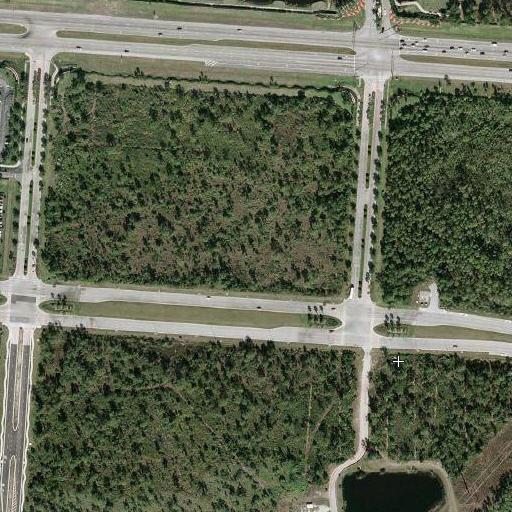
#> input picture dataset/img1.jpg, 512 x 512 px
$ python -i water.py   (imports and definitions only)
#> lines starting #> are read from the running program, lines starting #| are printed output that depends on the picture; after the words box and inside, x2 and y2 are one past the last pixel; in counts of white or black regions, pixels touching at a corner belong together
import numpy as np
import cv2
# [51 lines left out: functions watershed, sharpen, auto_canny, not called in this run]
def blobdetect(img):
	im = img
	inp=img
	#im = cv2.cvtColor(im,cv2.COLOR_BGR2GRAY)

		# Set up the detector with default parameters.
	#imgray = cv2.cvtColor(im,cv2.COLOR_BGR2GRAY)
	ret,thresh = cv2.threshold(im,100,255,0)
	contours, hier = cv2.findContours(thresh,cv2.RETR_TREE,cv2.CHAIN_APPROX_SIMPLE)
	img = cv2.drawContours(img, contours, -1, (0,255,0), 3)

	#cv2.imshow("blob",blobdetect)
	mask = np.ones(im.shape[:2], dtype="uint8") * 255

	# loop over the contours
	for c in contours:
		# if the contour is bad draw it on the mask
		if cv2.contourArea(c)<150000:
			cv2.drawContours(mask, [c], -1, 0, -1)
# 			print(cv2.contourArea(c))

	# remove the contours from the image and show the resulting images
	img2= cv2.bitwise_and(img, img, mask=mask)

	# [4 lines of commented-out code are left out]
	print("here")

	#.imshow('log',laplacian)
	k = cv2.waitKey(0) & 0xFF
	cv2.destroyAllWindows()


	return img2;

>>> import cv2
>>> picture = cv2.imread('dataset/img1.jpg', cv2.IMREAD_GRAYSCALE)
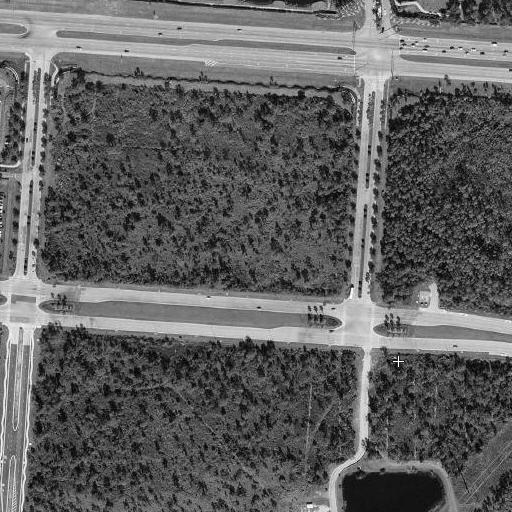
#> picture: shape (512, 512); min 0, max 255, mean 96.2
>>> result = blobdetect(picture)
#> in blobdetect, `ret,thresh = cv2.threshold(im,100,255,0)`:
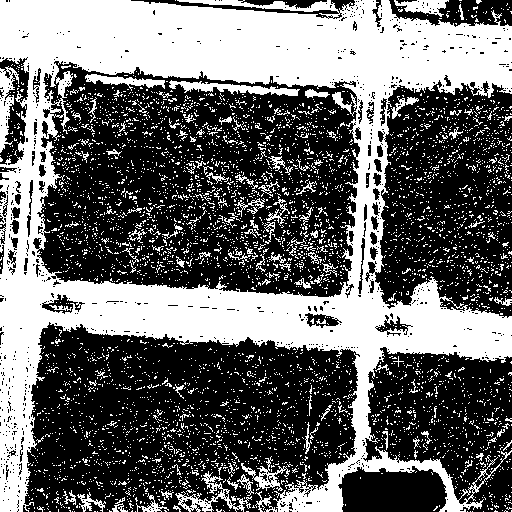
#> thresh: shape (512, 512); 41.3% white; 4897 white regions (4762 under 20 px)
#> in blobdetect, `contours, hier = cv2.findContours(thresh,cv2.RETR_TREE,cv2.CHAIN_APPRO..`: contours = 6040 contours, 5907 with area under 20; largest, box (x1, y1, x2, y2) and area: (0, 0, 512, 512) 151656, (36, 60, 361, 298) 63836, (169, 80, 300, 96) 722, (0, 66, 19, 153) 694, (175, 471, 252, 512) 644
#> in blobdetect, `img = cv2.drawContours(img, contours, -1, (0,255,0), 3)`:
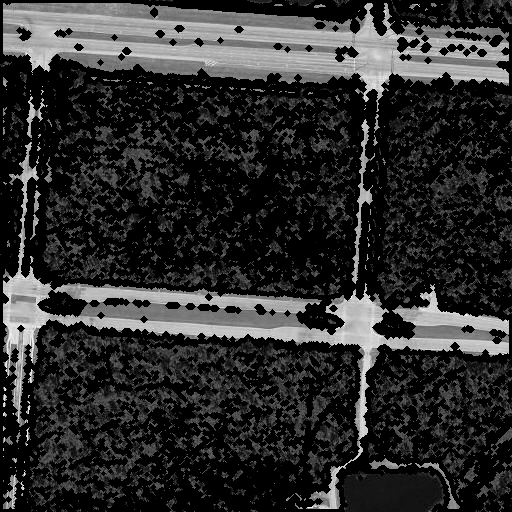
#> img: shape (512, 512); min 0, max 255, mean 45.7
#> the loop in blobdetect, `for c in contours:` made 6040 passes
#> c on passes 1 to 3: [[483, 511]], [[472, 511]], [[470, 511]]
#> after the loop in blobdetect, `for c in contours:`:
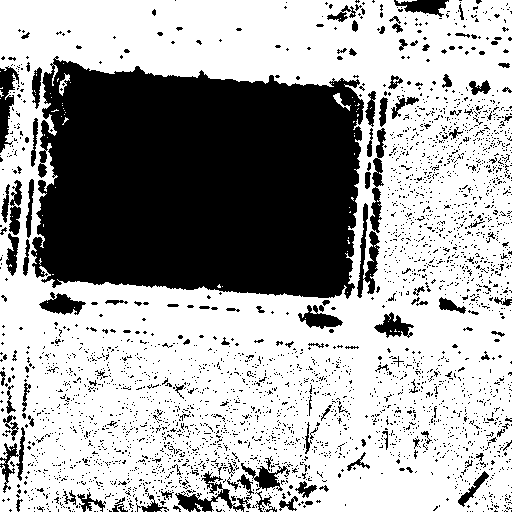
#> mask: shape (512, 512); 65.4% white; 3181 black regions (3043 under 20 px), largest, box (x1, y1, x2, y2) and area: (31, 56, 364, 299) 66645, (175, 471, 252, 512) 887, (357, 203, 380, 298) 848
#> in blobdetect, `img2= cv2.bitwise_and(img, img, mask=mask)`:
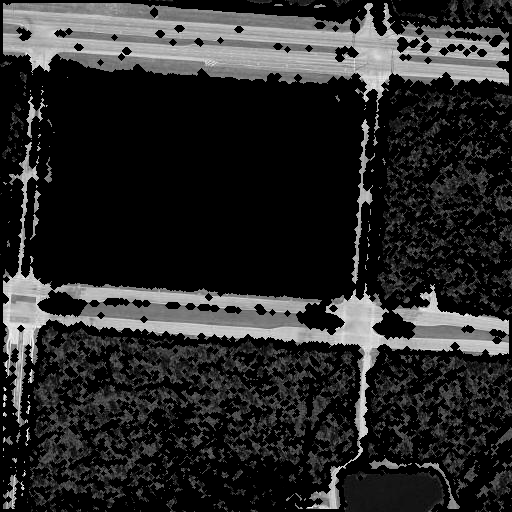
#> img2: shape (512, 512); min 0, max 255, mean 41.5
#> (key Esc is pressed here)

$ run again, on dataset/img10.jpg
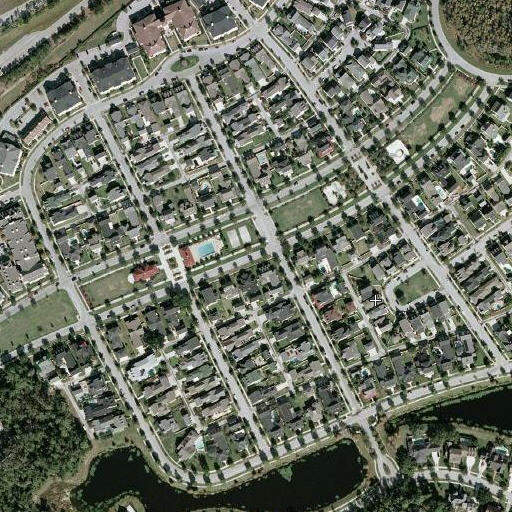
#> input picture dataset/img10.jpg, 512 x 512 px
#> in blobdetect, `ret,thresh = cv2.threshold(im,100,255,0)`:
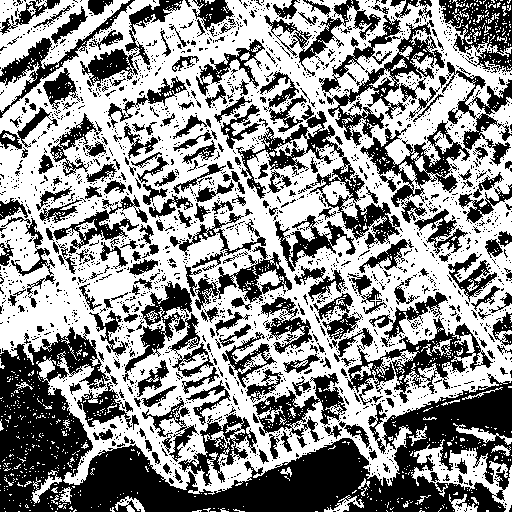
#> thresh: shape (512, 512); 56.4% white; 2292 black regions (2017 under 20 px)
#> contours = 5920 contours, 5377 with area under 20; largest, box (x1, y1, x2, y2) and area: (0, 0, 512, 495) 203095, (0, 0, 130, 76) 4356, (347, 317, 474, 396) 3582, (411, 439, 512, 512) 2418, (327, 67, 400, 147) 1910
#> the loop in blobdetect, `for c in contours:` made 5920 passes
#> c on passes 1 to 3: [[392, 511]], [[315, 511], [317, 511]], [[210, 511], [215, 511]]
#> in blobdetect, `img2= cv2.bitwise_and(img, img, mask=mask)`:
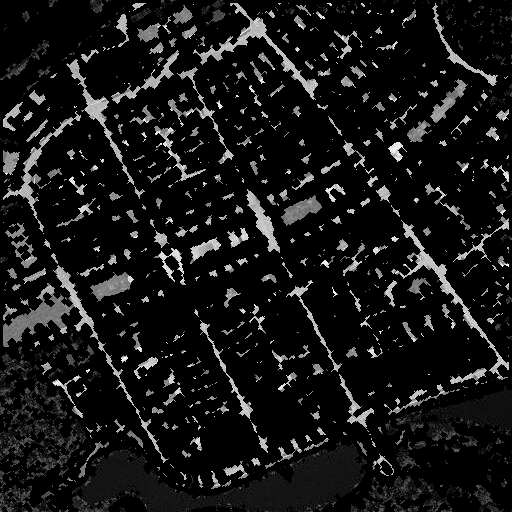
#> img2: shape (512, 512); min 0, max 255, mean 22.1

$ run again, on dataset/img11.jpg
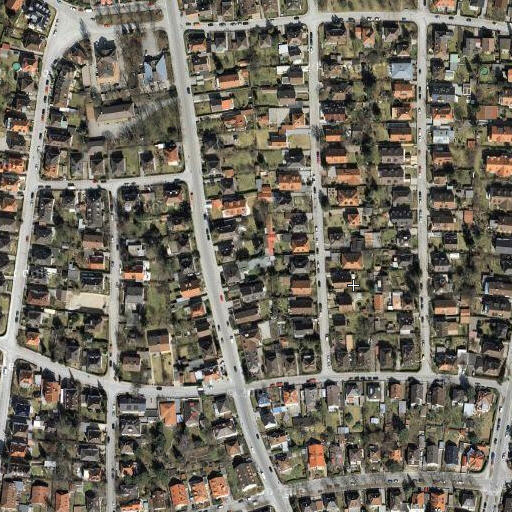
#> input picture dataset/img11.jpg, 512 x 512 px
#> in blobdetect, `ret,thresh = cv2.threshold(im,100,255,0)`:
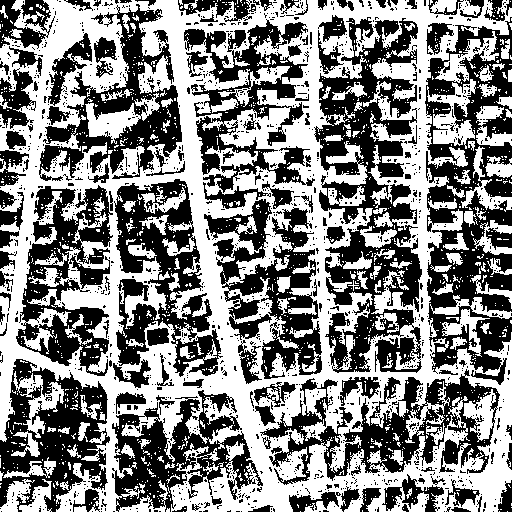
#> thresh: shape (512, 512); 52% white; 1495 black regions (1369 under 20 px)
#> contours = 3630 contours, 3358 with area under 20; largest, box (x1, y1, x2, y2) and area: (0, 0, 512, 512) 203506, (314, 16, 423, 374) 21545, (114, 178, 222, 378) 12153, (259, 373, 501, 486) 11038, (38, 3, 183, 180) 10808
#> the loop in blobdetect, `for c in contours:` made 3630 passes
#> c on passes 1 to 3: [[507, 511]], [[499, 511]], [[300, 511]]
#> in blobdetect, `img2= cv2.bitwise_and(img, img, mask=mask)`:
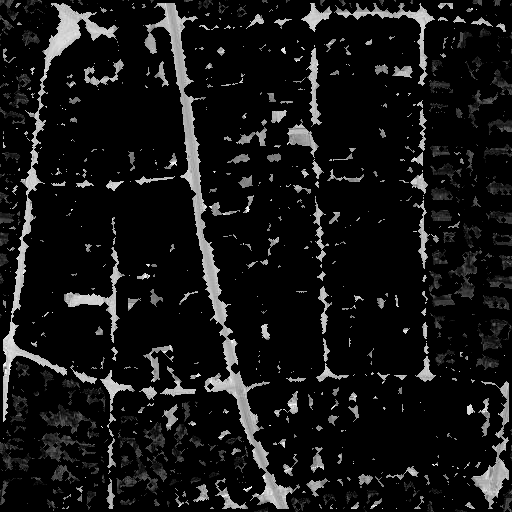
#> img2: shape (512, 512); min 0, max 255, mean 21.3

$ run again, on dataset/img12.jpg
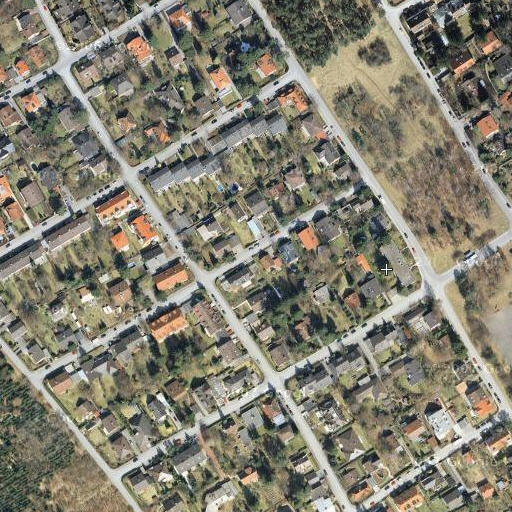
#> input picture dataset/img12.jpg, 512 x 512 px
#> in blobdetect, `ret,thresh = cv2.threshold(im,100,255,0)`:
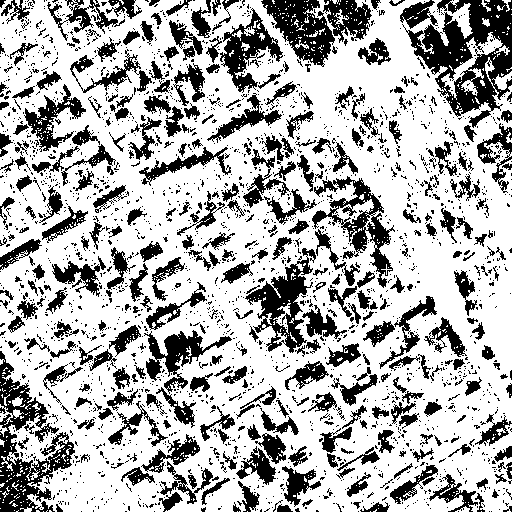
#> thresh: shape (512, 512); 69.4% white; 2470 black regions (2114 under 20 px)
#> contours = 4741 contours, 4278 with area under 20; largest, box (x1, y1, x2, y2) and area: (0, 0, 512, 512) 236467, (244, 256, 314, 354) 3110, (219, 8, 284, 93) 2325, (311, 175, 385, 253) 1824, (143, 329, 233, 378) 1570
#> the loop in blobdetect, `for c in contours:` made 4741 passes
#> c on passes 1 to 3: [[481, 511]], [[370, 511]], [[247, 511]]
#> in blobdetect, `img2= cv2.bitwise_and(img, img, mask=mask)`:
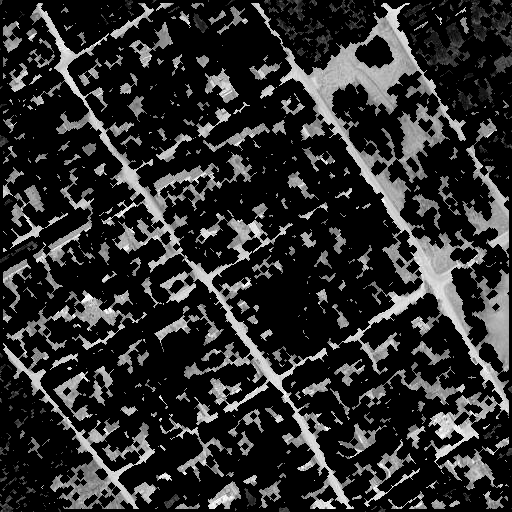
#> img2: shape (512, 512); min 0, max 255, mean 45.4
